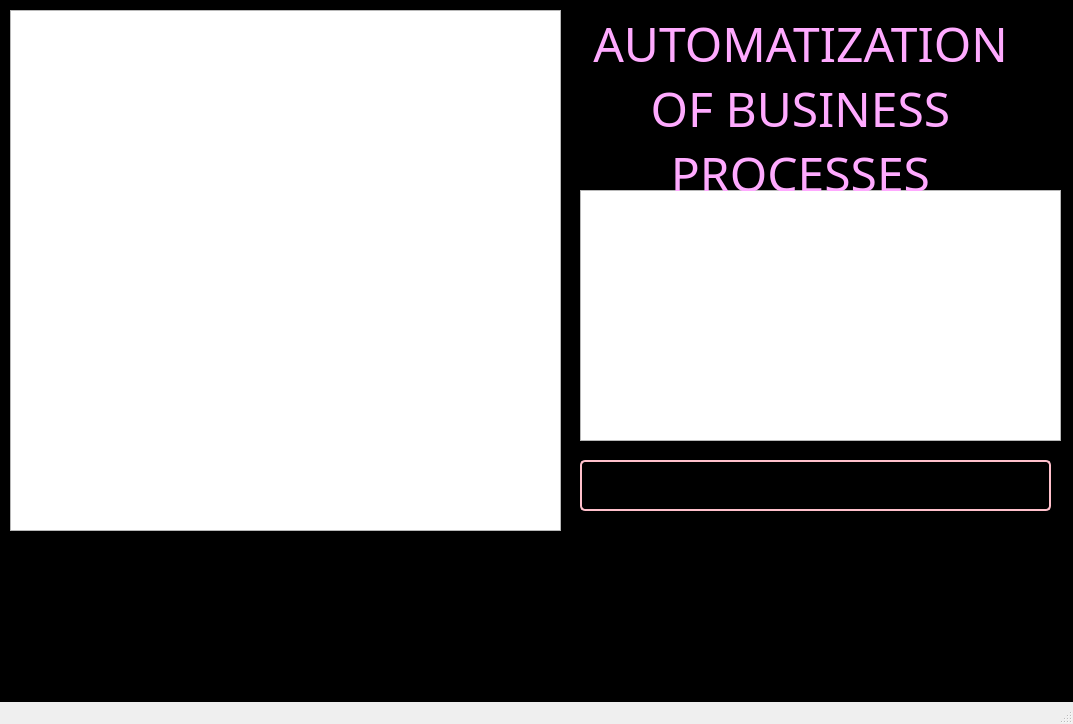
<?xml version="1.0" encoding="UTF-8"?>
<ui version="4.0">
 <class>MainWindow</class>
 <widget class="QMainWindow" name="MainWindow">
  <property name="geometry">
   <rect>
    <x>0</x>
    <y>0</y>
    <width>1073</width>
    <height>724</height>
   </rect>
  </property>
  <property name="windowTitle">
   <string>MainWindow</string>
  </property>
  <property name="styleSheet">
   <string notr="true">QPushButton {
	border: 2px solid pink;
	background-color: rgb(0, 0, 0);
	border-radius: 5px;
	padding: 10px 10px;
	color: qlineargradient(spread:pad, x1:0, y1:0, x2:1, y2:0, stop:0 rgba(245, 224, 176, 255), stop:0.09 rgba(246, 189, 237, 255), stop:0.14 rgba(194, 207, 246, 255), stop:0.19 rgba(184, 160, 168, 255), stop:0.25 rgba(171, 186, 248, 255), stop:0.32 rgba(243, 248, 224, 255), stop:0.385 rgba(249, 162, 183, 255), stop:0.47 rgba(100, 115, 124, 255), stop:0.58 rgba(251, 205, 202, 255), stop:0.65 rgba(170, 128, 185, 255), stop:0.75 rgba(252, 222, 204, 255), stop:0.805 rgba(206, 122, 218, 255), stop:0.86 rgba(254, 223, 175, 255), stop:0.91 rgba(254, 236, 244, 255), stop:1 rgba(255, 191, 221, 255));
}
#centralwidget {
	background-color: rgb(0, 0, 0);}
</string>
  </property>
  <widget class="QWidget" name="centralwidget">
   <widget class="QGraphicsView" name="graphicsView">
    <property name="geometry">
     <rect>
      <x>10</x>
      <y>10</y>
      <width>551</width>
      <height>521</height>
     </rect>
    </property>
    <property name="contextMenuPolicy">
     <enum>Qt::ContextMenuPolicy::NoContextMenu</enum>
    </property>
    <property name="toolTip">
     <string>&lt;html&gt;&lt;head/&gt;&lt;body&gt;&lt;p&gt;Бро сюда картинку бро&lt;/p&gt;&lt;/body&gt;&lt;/html&gt;</string>
    </property>
    <property name="whatsThis">
     <string>Бро сюда картинку бро</string>
    </property>
   </widget>
   <widget class="QTableWidget" name="tableWidget">
    <property name="geometry">
     <rect>
      <x>580</x>
      <y>190</y>
      <width>481</width>
      <height>251</height>
     </rect>
    </property>
    <property name="toolTip">
     <string>&lt;html&gt;&lt;head/&gt;&lt;body&gt;&lt;p&gt;Бро сюда эксель филес  бро&lt;/p&gt;&lt;/body&gt;&lt;/html&gt;</string>
    </property>
   </widget>
   <widget class="QPushButton" name="addSelections">
    <property name="geometry">
     <rect>
      <x>580</x>
      <y>460</y>
      <width>471</width>
      <height>51</height>
     </rect>
    </property>
    <property name="locale">
     <locale language="English" country="UnitedStates"/>
    </property>
    <property name="text">
     <string>Add selection to image</string>
    </property>
   </widget>
   <widget class="QLabel" name="label">
    <property name="geometry">
     <rect>
      <x>570</x>
      <y>10</y>
      <width>461</width>
      <height>181</height>
     </rect>
    </property>
    <property name="font">
     <font>
      <family>Lucida Sans</family>
      <pointsize>36</pointsize>
      <bold>false</bold>
      <stylestrategy>PreferDefault</stylestrategy>
     </font>
    </property>
    <property name="toolTip">
     <string>Неприятность на борту</string>
    </property>
    <property name="toolTipDuration">
     <number>1</number>
    </property>
    <property name="statusTip">
     <string/>
    </property>
    <property name="autoFillBackground">
     <bool>false</bool>
    </property>
    <property name="lineWidth">
     <number>1</number>
    </property>
    <property name="text">
     <string>&lt;html&gt;&lt;head/&gt;&lt;body&gt;&lt;p&gt;&lt;span style=&quot; color:#ffaaff;&quot;&gt;AUTOMATIZATION OF BUSINESS PROCESSES&lt;/span&gt;&lt;/p&gt;&lt;/body&gt;&lt;/html&gt;</string>
    </property>
    <property name="textFormat">
     <enum>Qt::TextFormat::RichText</enum>
    </property>
    <property name="scaledContents">
     <bool>true</bool>
    </property>
    <property name="alignment">
     <set>Qt::AlignmentFlag::AlignCenter</set>
    </property>
    <property name="wordWrap">
     <bool>true</bool>
    </property>
   </widget>
  </widget>
  <widget class="QStatusBar" name="statusbar"/>
 </widget>
 <resources/>
 <connections/>
</ui>
